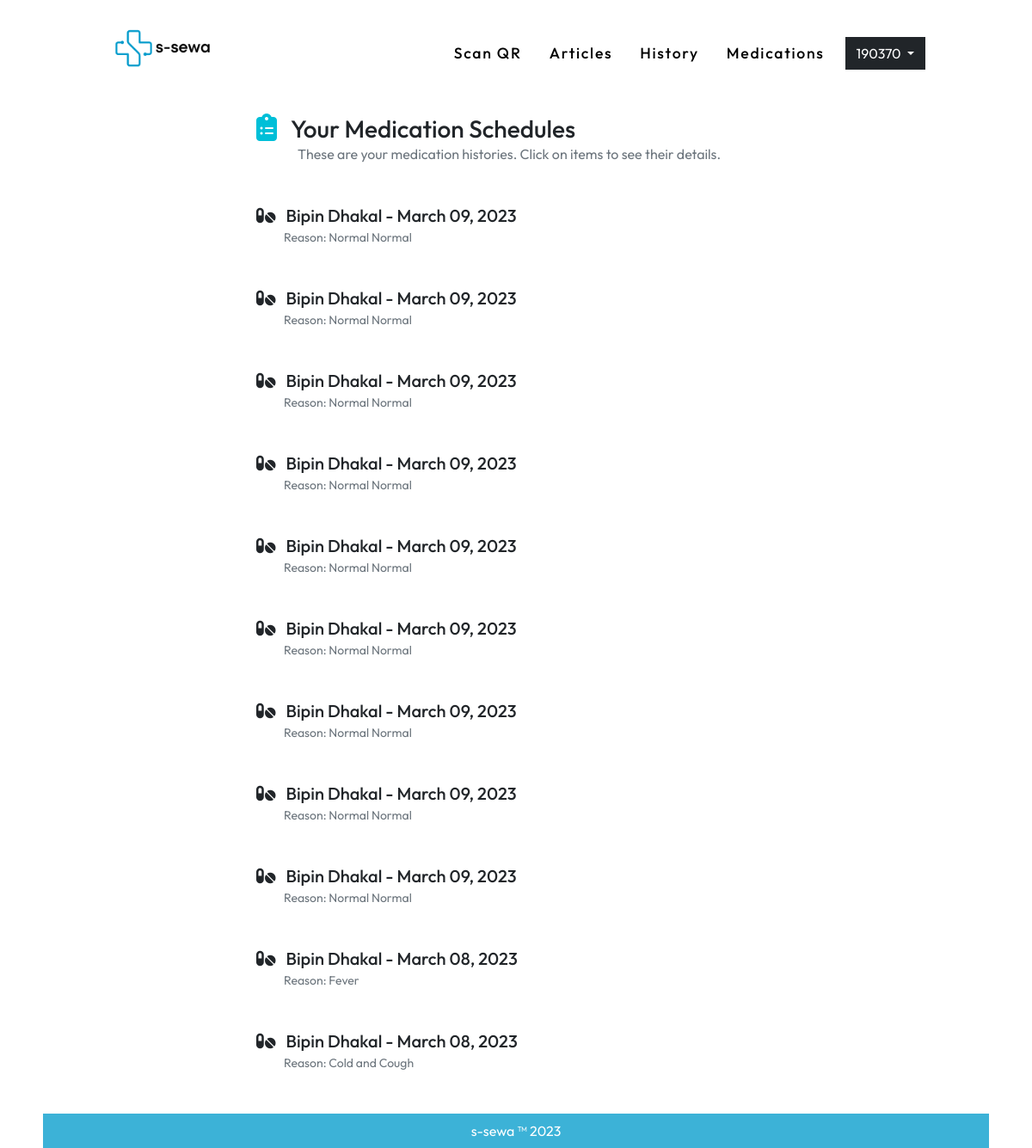
The app's page /medications/ (signed in) with its own data.
### user_auth/models.py (models this page shows, shortened)
class User(AbstractUser):
    username = None#models.CharField(max_length=255, null=True, blank=True)
    email = models.EmailField(
        verbose_name='email address',
        max_length=255,
        unique=True,
    )
    user_verification = models.BooleanField(default=False) #initially this field is false but will se chan
    is_active = models.BooleanField(default=False)
    is_staff = models.BooleanField(default=False) # a admin user; non super-user
    is_admin = models.BooleanField(default=False)
    is_institution = models.BooleanField(default=False)
    is_patient = models.BooleanField(default=False)
    document = models.FileField(null=True, upload_to='useruploads/')
    USERNAME_FIELD = 'email'
    REQUIRED_FIELDS = [] #emaila nd password are required fields and first name and last name is inherited from the user creation model
    object = UserManager()
    @property
    def username(self):
        return self.email.split('@')[0]

### medication/models.py (models this page shows, shortened)
class MedicationSchedule(models.Model):
    medicine = models.ManyToManyField(Medicine, related_name='medicine', through='MedicineMedicationSchedule')
    created_date = models.DateTimeField(auto_now_add=True)
    user = models.ForeignKey(User, on_delete=models.CASCADE)
    created_by = models.ForeignKey(User, on_delete=models.CASCADE, related_name='institution')
    desc = models.CharField(max_length=500, null=True)
    @property
    def allmedicines(self):
        return MedicineMedicationSchedule.objects.filter(medicationSchedule=self.id)
    @property
    def created(self):
        return '%s' % date(self.created_date, "F d, Y")

### medication/views.py (the view)
# urls.py: path('', MedicationListView.as_view(), name='medicationlist' ),
class MedicationListView(LoginRequiredMixin,ListView):
    template_name = 'medication/medicationlist.html'
    model = MedicationSchedule
    object_name = 'object_list'
    def get_context_data(self, **kwargs):
        context = super(MedicationListView, self).get_context_data(**kwargs)
        obj = MedicationSchedule.objects.filter(user = self.request.user).order_by('-id') | MedicationSchedule.objects.filter(created_by = self.request.user).order_by('-id')
        context.update({ "object_list":obj, 'medication_page':'active'})
        return context

### templates/medication/medicationlist.html (shortened to what this page needs)
{% extends '../base.html' %}
{% load static %}
{%block bodyblock%}
<div class="container-fluid px-0 mx-0 homediv">
 <div class="container col-lg-7 px-5 my-2">
    <h3 class="p-0 m-0"><i class="fa-solid fa-clipboard-list text-primary fs-2"></i> &nbsp;  Your Medication Schedules</h3>
    <p class="mt-0 ms-5 mb-5 p-0 text-muted cursor">These are your medication histories. Click on items to see their details.</p>
    {% for i in object_list %}
    <div type="button" data-bs-toggle="modal" data-bs-target="#exampleModal{{i.id}}" class="mb-5 cursor" >
      {% if request.user.is_institution %}
      <h5 class="p-0 m-0"><i class="fa-solid fa-pills represent"></i> &nbsp; {{i.user.first_name}} {{i.user.last_name}} - {{i.created}} </h5>
      {%else%}
      <h5 class="p-0 m-0"><i class="fa-solid fa-pills represent"></i> &nbsp; {{i.created_by.first_name}} - {{i.created}} </h5>
    {%endif%}
      <small class="px-4 mx-2 mt-0 pt-0  text-muted ">Reason: {{i.desc}}</small>
    </div>
    {%empty%}
    <p class="text-center my-5 py-5 text-muted">No schedules.</p>
    {%endfor%}
 </div>
</div>
{%endblock%}

### templates/navbar.html (shortened to what this page needs)
{% load static %}
<div class="container-fluid px-0 mx-0  ">
    <div class="container col-lg-10 py-3">
      <nav class="navbar navbar-expand-lg">
        <div class="container-fluid">
          <a class=" text-decoration-none logo" href="/"><img class="mb-3 me-2" height="60" src="{% static 'images/logo.png'%}" >
          </a>
          <div class="collapse navbar-collapse" id="navbarSupportedContent">
            {% if user.is_authenticated %}
            <ul class="navbar-nav ms-auto mb-2 mb-lg-0">
              {% if request.user.is_patient %}
              <li class="nav-item me-3">
                <a class="nav-link {{homepage}}" aria-current="page" href="{%url 'qrapp:qr'%}"
                  >QR</a
                >
              </li>
              {% else %}
              <li class="nav-item me-3">
                <a class="nav-link {{homepage}}" aria-current="page" href="{%url 'qrapp:qrscan'%}"
                  >Scan QR</a
                >
              </li>
              {%endif%}
              <li class="nav-item me-3">
                <a class="nav-link {{article_page}} " href="/articles">Articles</a>
              </li>
              <li class="nav-item me-3">
                <a class="nav-link" href="#">History</a>
              </li>
              <li class="nav-item me-3">
                <a class="nav-link " href="{% url 'medication:medicationlist'%}" >Medications</a>
              </li>
            </ul>
            <div class="dropdown">
              <a
                class="btn btn-dark dropdown-toggle"
                href="#"
                role="button"
                id="dropdownMenuLink"
                data-bs-toggle="dropdown"
                aria-expanded="false"
              >
                {{user.username}}
              </a>
            </div>
            {%endif%}
          </div>
        </div>
      </nav>
    </div>
  </div>

### static/css/style.css (style rules this page uses)
* { box-sizing: border-box; font-family: "Outfit", sans-serif; scroll-behavior: smooth; }
html, body { height: 100%; }
.homediv { min-height: calc(100% ) !important; }
.btn { border-radius: 0px !important; }
.nav-link { font-size: 1.1rem; font-weight: 500; letter-spacing: 1.7px; color: #000; transition: 0.78s; }
.logo { font-size: 1.5rem; font-weight: 600; letter-spacing: 1.7px; color: #000; transition: 0.78s; }
.text-primary { color: #00bfd8 !important; }

### records on screen
User: username "190370"
MedicationSchedule: user.first_name "Bipin", user.last_name "Dhakal", created "March 09, 2023", desc "Normal Normal"
MedicationSchedule: user.first_name "Bipin", user.last_name "Dhakal", created "March 09, 2023", desc "Normal Normal"
MedicationSchedule: user.first_name "Bipin", user.last_name "Dhakal", created "March 09, 2023", desc "Normal Normal"
MedicationSchedule: user.first_name "Bipin", user.last_name "Dhakal", created "March 09, 2023", desc "Normal Normal"
MedicationSchedule: user.first_name "Bipin", user.last_name "Dhakal", created "March 09, 2023", desc "Normal Normal"
MedicationSchedule: user.first_name "Bipin", user.last_name "Dhakal", created "March 09, 2023", desc "Normal Normal"
MedicationSchedule: user.first_name "Bipin", user.last_name "Dhakal", created "March 09, 2023", desc "Normal Normal"
MedicationSchedule: user.first_name "Bipin", user.last_name "Dhakal", created "March 09, 2023", desc "Normal Normal"
MedicationSchedule: user.first_name "Bipin", user.last_name "Dhakal", created "March 09, 2023", desc "Normal Normal"
MedicationSchedule: user.first_name "Bipin", user.last_name "Dhakal", created "March 08, 2023", desc "Fever"
MedicationSchedule: user.first_name "Bipin", user.last_name "Dhakal", created "March 08, 2023", desc "Cold and Cough"
